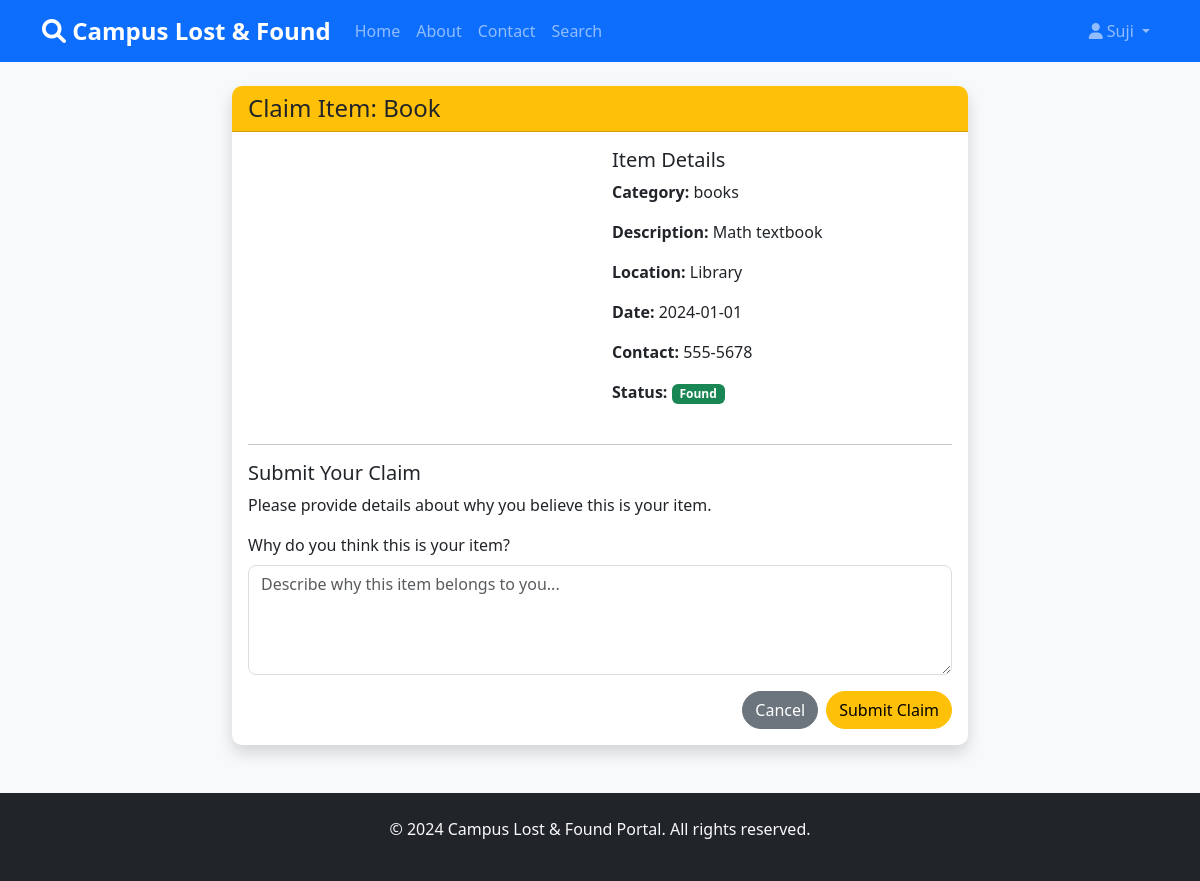
Page /claim/found/1 (signed in) on the committed database.
### models/models.py (models this page shows, shortened)
class User(UserMixin, db.Model):
    id = db.Column(db.Integer, primary_key=True)
    username = db.Column(db.String(64), unique=True, nullable=False)
    email = db.Column(db.String(120), unique=True, nullable=False)
    password_hash = db.Column(db.String(128), nullable=False)
    is_admin = db.Column(db.Boolean, default=False)
    created_at = db.Column(db.DateTime, default=datetime.utcnow)
    lost_items = db.relationship('LostItem', backref='user', lazy=True)
    found_items = db.relationship('FoundItem', backref='user', lazy=True)
    claims = db.relationship('Claim', backref='user', lazy=True)

class FoundItem(db.Model):
    id = db.Column(db.Integer, primary_key=True)
    item_name = db.Column(db.String(100), nullable=False)
    category = db.Column(db.String(50), nullable=False)
    description = db.Column(db.Text, nullable=False)
    date_found = db.Column(db.Date, nullable=False)
    location_found = db.Column(db.String(100), nullable=False)
    contact_details = db.Column(db.String(200), nullable=False)
    image_path = db.Column(db.String(200))
    status = db.Column(db.String(20), default='found')  # found, claimed, returned
    user_id = db.Column(db.Integer, db.ForeignKey('user.id'), nullable=False)
    created_at = db.Column(db.DateTime, default=datetime.utcnow)
    claims = db.relationship('Claim', foreign_keys='Claim.found_item_id', backref='found_item', lazy=True)

### routes/main.py (the view, shortened to what this page needs)
@main.route('/claim/<item_type>/<int:item_id>', methods=['GET', 'POST'])
@login_required
def claim_item(item_type, item_id):
    form = ClaimForm()
    if item_type == 'lost':
        item = LostItem.query.get_or_404(item_id)
    elif item_type == 'found':
        item = FoundItem.query.get_or_404(item_id)
    else:
        flash('Invalid item type', 'danger')
        return redirect(url_for('main.search'))
    return render_template('claim.html', title='Claim Item', form=form, item=item, item_type=item_type)

### routes/main.py
class ClaimForm(FlaskForm):
    claim_description = TextAreaField('Why do you think this is your item?', validators=[DataRequired()])
    submit = SubmitField('Submit Claim')

### app.py (called while the page is built)
def create_app():
    app = Flask(__name__)
    app.config.from_object(Config)
    db.init_app(app)
    login_manager = LoginManager()
    login_manager.login_view = 'auth.login'
    login_manager.init_app(app)
    @login_manager.user_loader
    def load_user(user_id):
        from models.models import User
        return User.query.get(int(user_id))
    app.register_blueprint(auth)
    app.register_blueprint(main)
    app.register_blueprint(admin, url_prefix='/admin')
    os.makedirs(os.path.join(app.static_folder, 'uploads'), exist_ok=True)
    with app.app_context():
        if not app.config.get('TESTING'):
            db.create_all()
        else:
            db.create_all()
    return app

### templates/claim.html (shortened to what this page needs)
{% extends "base.html" %}
{% block content %}
<div class="row justify-content-center">
    <div class="col-lg-8">
        <div class="card shadow">
            <div class="card-header bg-warning text-dark">
                <h4 class="mb-0">Claim Item: {{ item.item_name }}</h4>
            </div>
            <div class="card-body">
                <div class="row mb-4">
                    <div class="col-md-6">
                    </div>
                    <div class="col-md-6">
                        <h5>Item Details</h5>
                        <p><strong>Category:</strong> {{ item.category }}</p>
                        <p><strong>Description:</strong> {{ item.description }}</p>
                        <p><strong>Location:</strong> {{ item.location_lost if item_type == 'lost' else item.location_found }}</p>
                        <p><strong>Date:</strong> {{ item.date_lost if item_type == 'lost' else item.date_found }}</p>
                        <p><strong>Contact:</strong> {{ item.contact_details }}</p>
                        <p><strong>Status:</strong> <span class="badge bg-{{ 'danger' if item_type == 'lost' else 'success' }}">{{ item_type.title() }}</span></p>
                    </div>
                </div>
                <hr>
                <h5>Submit Your Claim</h5>
                <p>Please provide details about why you believe this is your item.</p>
                <form method="POST">
                    <div class="mb-3">
                        {{ form.claim_description.label(class="form-label") }}
                        {{ form.claim_description(class="form-control", rows=4, placeholder="Describe why this item belongs to you...") }}
                    </div>
                    <div class="d-grid gap-2 d-md-flex justify-content-md-end">
                        <a href="{{ url_for('main.search') }}" class="btn btn-secondary">Cancel</a>
                        {{ form.submit(class="btn btn-warning") }}
                    </div>
                </form>
            </div>
        </div>
    </div>
</div>
{% endblock %}

### templates/base.html (shortened to what this page needs)
<!DOCTYPE html>
<html lang="en">
<head>
    <link href="https://cdn.jsdelivr.net/npm/bootstrap@5.3.0/dist/css/bootstrap.min.css" rel="stylesheet">
    <link href="https://cdnjs.cloudflare.com/ajax/libs/font-awesome/6.0.0/css/all.min.css" rel="stylesheet">
    <link href="{{ url_for('static', filename='css/style.css') }}" rel="stylesheet">
</head>
<body>
    <nav class="navbar navbar-expand-lg navbar-dark bg-primary">
        <div class="container">
            <a class="navbar-brand" href="{{ url_for('main.home') }}">
                <i class="fas fa-search"></i> Campus Lost & Found
            </a>
            <div class="collapse navbar-collapse" id="navbarNav">
                <ul class="navbar-nav me-auto">
                    <li class="nav-item">
                        <a class="nav-link" href="{{ url_for('main.home') }}">Home</a>
                    </li>
                    <li class="nav-item">
                        <a class="nav-link" href="{{ url_for('main.about') }}">About</a>
                    </li>
                    <li class="nav-item">
                        <a class="nav-link" href="{{ url_for('main.contact') }}">Contact</a>
                    </li>
                    {% if current_user.is_authenticated %}
                    <li class="nav-item">
                        <a class="nav-link" href="{{ url_for('main.search') }}">Search</a>
                    </li>
                    {% endif %}
                </ul>
                <ul class="navbar-nav">
                    {% if current_user.is_authenticated %}
                    <li class="nav-item dropdown">
                        <a class="nav-link dropdown-toggle" href="#" id="navbarDropdown" role="button" data-bs-toggle="dropdown">
                            <i class="fas fa-user"></i> {{ current_user.username }}
                        </a>
                    </li>
                    {% endif %}
                </ul>
            </div>
        </div>
    </nav>
    <main class="container mt-4">
        {% block content %}{% endblock %}
    </main>
    <footer class="bg-dark text-light mt-5 py-4">
        <div class="container text-center">
            <p>&copy; 2024 Campus Lost & Found Portal. All rights reserved.</p>
        </div>
    </footer>
</body>
</html>

### static/css/style.css (style rules this page uses)
body { font-family: 'Segoe UI', Tahoma, Geneva, Verdana, sans-serif; background-color: #f8f9fa; }
.navbar-brand { font-weight: bold; font-size: 1.5rem; }
.card { border: none; border-radius: 10px; box-shadow: 0 2px 10px rgba(0,0,0,0.1); }
.card-header { border-radius: 10px 10px 0 0 !important; font-weight: bold; }
.btn { border-radius: 25px; font-weight: 500; transition: all 0.3s ease; }
.form-control { border-radius: 8px; border: 1px solid #ddd; }
.badge { font-size: 0.75em; }

### rows in the picture
User: username "Suji"
FoundItem: item_name "Book", category "books", description "Math textbook", location_found "Library", date_found "2024-01-01", contact_details "555-5678", title "Found"
